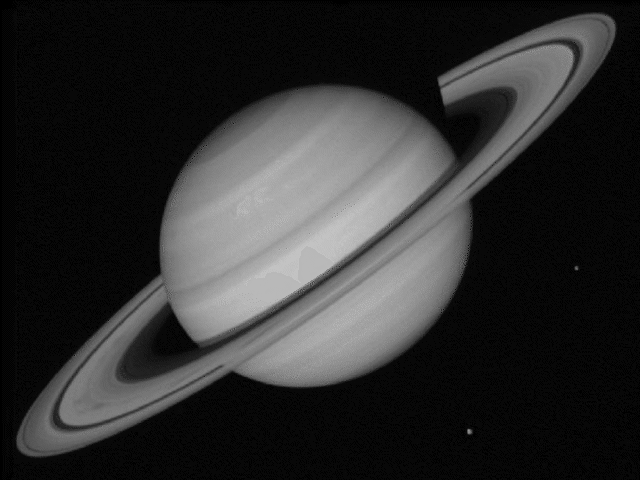
#> input picture 2A-L2/images/saturn.png, 640 x 480 px
$ python remove_noise.py
#> lines starting #> are read from the running program, lines starting #| are printed output that depends on the picture
# Remove noise with a Gaussian filter

import cv2
import numpy as np

# Load image
saturn = cv2.imread("images/saturn.png", 0)
#> saturn is the input picture: shape (480, 640); min 0, max 195, mean 46.6
cv2.imshow("Saturn without noise", saturn)

# Generate noise
noise_sigma = 25;
r , c = saturn.shape
#> r = 480; c = 640
noise = np.random.randn(r, c) * noise_sigma
noisy_saturn = saturn + noise
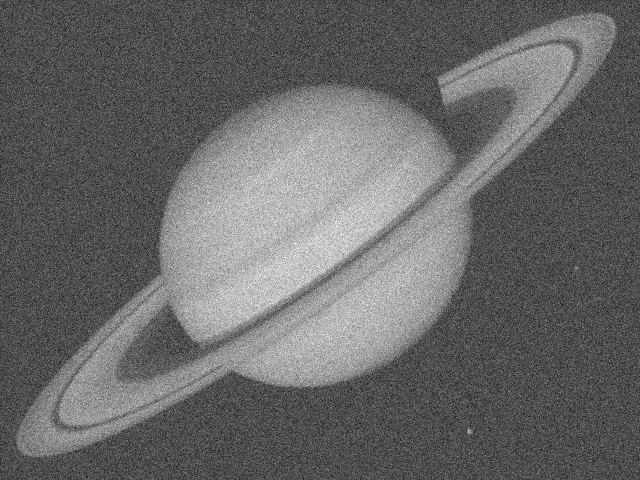
#> noisy_saturn: shape (480, 640) float64; min -113.3, max 277.8, mean 46.6; drawn with min black and max white

# Show noisy image
cv2.imshow("Saturn with noise", noisy_saturn.astype(np.uint8))
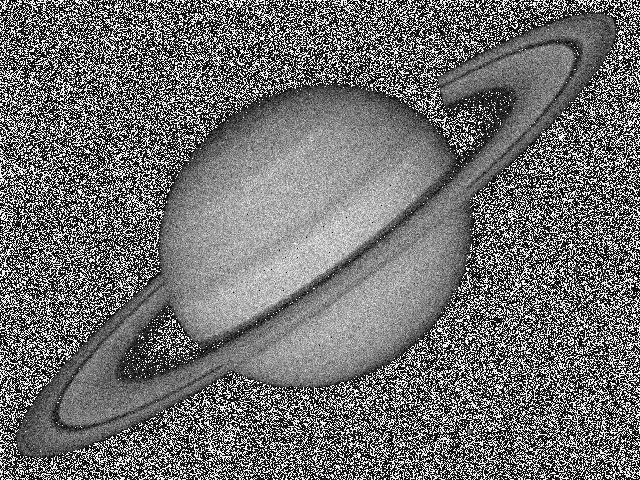
#> window 'Saturn with noise': shape (480, 640); min 0, max 255, mean 111.8

# Create Gaussian filter
filter_size = 11
filter_sigma = 2
filter_kernel = cv2.getGaussianKernel(filter_size,filter_sigma)

# Generate 2D kernel
filter_kernel = filter_kernel * filter_kernel.T

# Apply filter to noisy image
smooth_saturn = cv2.filter2D(noisy_saturn, -1, filter_kernel)
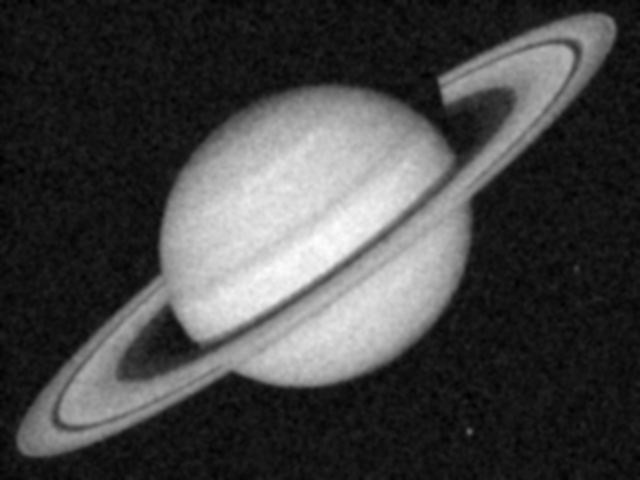
#> smooth_saturn: shape (480, 640) float64; min -10.44, max 201.5, mean 46.6; drawn with min black and max white
cv2.imshow("Smooth saturn", smooth_saturn.astype(np.uint8))
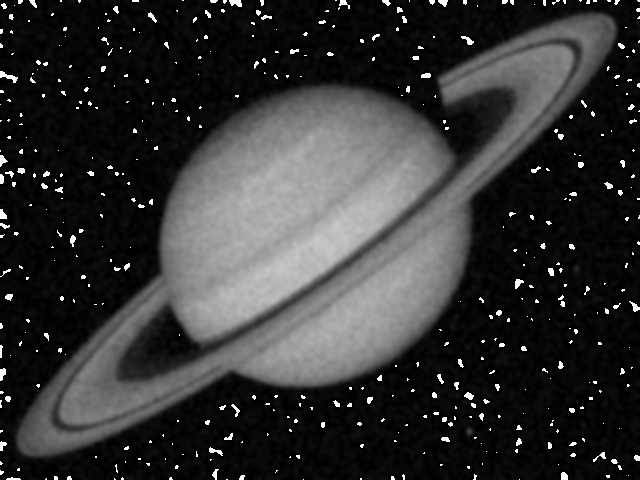
#> window 'Smooth saturn': shape (480, 640); min 0, max 255, mean 51

cv2.waitKey(0)
